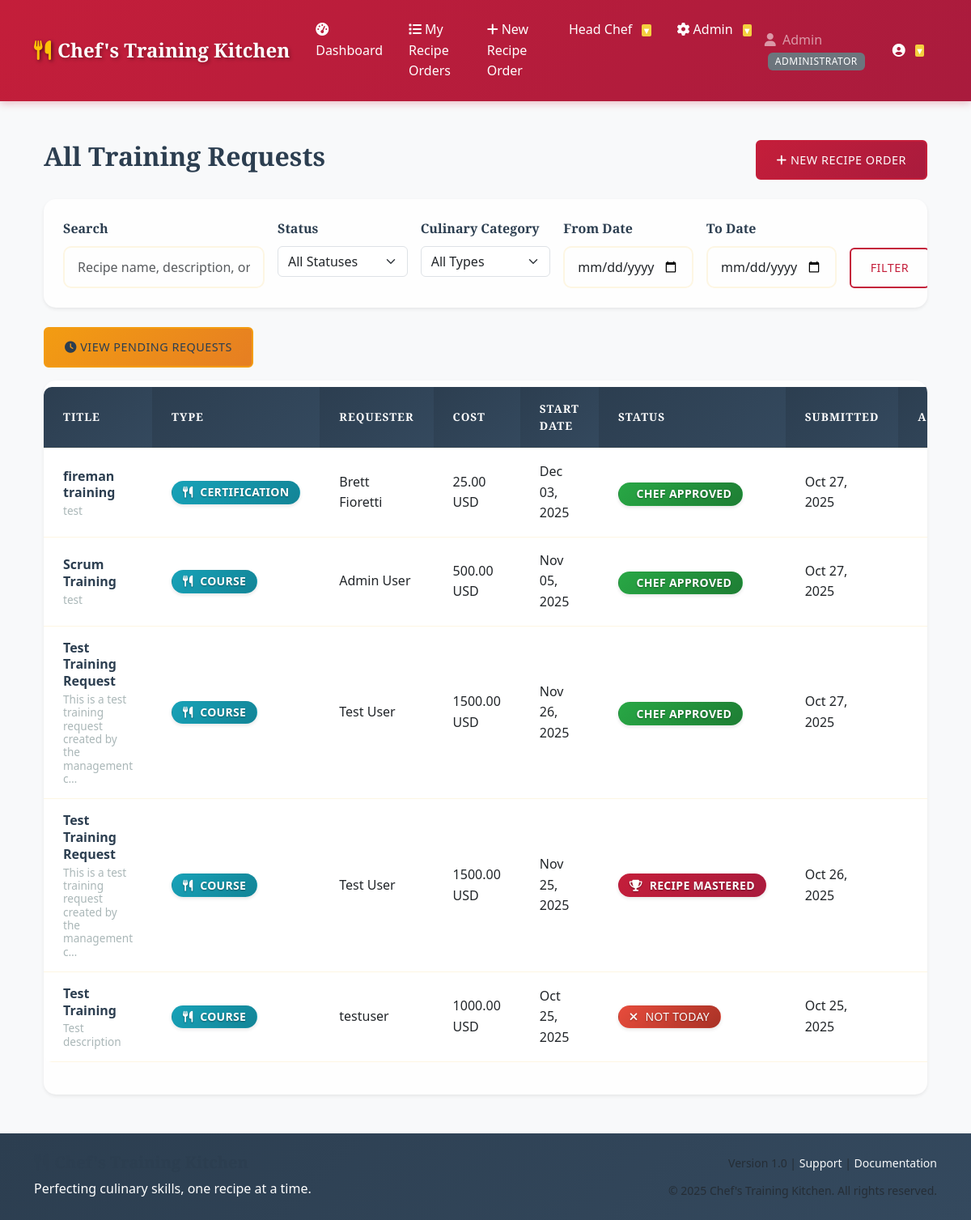
Screenshot of /requests/ (signed in) with the database file from the repository.
### accounts/models.py (models this page shows, shortened)
class UserProfile(models.Model):
    ROLE_CHOICES = [
        ('TEAM_MEMBER', 'Team Member'),
        ('LEADERSHIP', 'Leadership'),
        ('ADMIN', 'Administrator'),
    ]
    user = models.OneToOneField(User, on_delete=models.CASCADE)
    role = models.CharField(max_length=20, choices=ROLE_CHOICES, default='TEAM_MEMBER')
    is_active = models.BooleanField(default=True)
    created_at = models.DateTimeField(auto_now_add=True)
    updated_at = models.DateTimeField(auto_now=True)
    class Meta:
        verbose_name = "User Profile"
        verbose_name_plural = "User Profiles"

### training_requests/models.py (models this page shows, shortened)
class TrainingRequest(models.Model):
    TRAINING_TYPE_CHOICES = [
        ('CONFERENCE', 'Conference'),
        ('COURSE', 'Course'),
        ('CERTIFICATION', 'Certification'),
        ('WORKSHOP', 'Workshop'),
    ]
    STATUS_CHOICES = [
        ('PENDING', 'Pending'),
        ('APPROVED', 'Approved'),
        ('DENIED', 'Denied'),
        ('COMPLETED', 'Completed'),
    ]
    requester = models.ForeignKey(
        User,
        on_delete=models.CASCADE,
        related_name='training_requests',
        help_text="User who submitted the training request"
    )
    title = models.CharField(max_length=200, help_text="Training title or name")
    description = models.TextField(help_text="Detailed description of the training")
    training_type = models.CharField(
        max_length=20,
        choices=TRAINING_TYPE_CHOICES,
        help_text="Type of training being requested"
    )
    estimated_cost = models.DecimalField(
        max_digits=10,
        decimal_places=2,
        validators=[MinValueValidator(Decimal('0.00'))],
        help_text="Estimated cost in the specified currency"
    )
    currency = models.CharField(max_length=3, default='USD', help_text="Currency code (e.g., USD, EUR)")
    start_date = models.DateField(help_text="Training start date")
    end_date = models.DateField(help_text="Training end date")
    justification = models.TextField(help_text="Business justification for the training")
    status = models.CharField(
        max_length=20,
        choices=STATUS_CHOICES,
        default='PENDING',
        help_text="Current status of the request"
    )
    reviewer = models.ForeignKey(
        User,
        on_delete=models.SET_NULL,
        null=True,
        blank=True,
        related_name='reviewed_requests',
        help_text="Leadership member who reviewed the request"
    )
    review_comments = models.TextField(
        blank=True,
        help_text="Comments from the reviewer"
    )
    reviewed_at = models.DateTimeField(
        null=True,
        blank=True,
        help_text="When the request was reviewed"
    )
    completed_at = models.DateTimeField(
        null=True,
        blank=True,
        help_text="When the training was completed"
    )
    completion_notes = models.TextField(
        blank=True,
        help_text="Notes about the training completion"
    )
    supporting_documents = models.FileField(
        upload_to='training_requests/documents/',
        blank=True,
        null=True,
        validators=[
            FileExtensionValidator(
                allowed_extensions=['pdf', 'doc', 'docx', 'txt'],
                message="Only PDF, DOC, DOCX, and TXT files are allowed."
            ),
            validate_file_size
        ],
        help_text="Optional supporting documents (PDF, DOC, DOCX, TXT, up to 10MB)"
    )
    created_at = models.DateTimeField(auto_now_add=True)
    updated_at = models.DateTimeField(auto_now=True)
    class Meta:
        verbose_name = "Training Request"
        verbose_name_plural = "Training Requests"
        ordering = ['-created_at']

### training_requests/views.py (the view, shortened to what this page needs)
# urls.py: path('requests/', views.TrainingRequestListView.as_view(), name='request_list'),
class TrainingRequestListView(LoginRequiredMixin, ListView):
    model = TrainingRequest
    template_name = 'training_requests/request_list.html'
    context_object_name = 'requests'
    paginate_by = 10
    def get_queryset(self):
        queryset = TrainingRequest.objects.select_related('requester', 'reviewer')
        user_role = getattr(self.request.user.userprofile, 'role', 'TEAM_MEMBER')
        if user_role == 'TEAM_MEMBER':
            queryset = queryset.filter(requester=self.request.user)
        search_query = self.request.GET.get('search', '')
        status_filter = self.request.GET.get('status', '')
        if status_filter:
            queryset = queryset.filter(status=status_filter)
        type_filter = self.request.GET.get('training_type', '')
        if type_filter:
            queryset = queryset.filter(training_type=type_filter)
        date_from = self.request.GET.get('date_from', '')
        date_to = self.request.GET.get('date_to', '')
        if date_from:
            queryset = queryset.filter(start_date__gte=date_from)
        if date_to:
            queryset = queryset.filter(end_date__lte=date_to)
        return queryset.order_by('-created_at')
    def get_context_data(self, **kwargs):
        context = super().get_context_data(**kwargs)
        user_role = getattr(self.request.user.userprofile, 'role', 'TEAM_MEMBER')
        context['user_role'] = user_role
        context['is_leadership'] = user_role in ['LEADERSHIP', 'ADMIN']
        context['status_choices'] = TrainingRequest.STATUS_CHOICES
        context['training_type_choices'] = TrainingRequest.TRAINING_TYPE_CHOICES
        context['current_filters'] = {
            'search': self.request.GET.get('search', ''),
            'status': self.request.GET.get('status', ''),
            'training_type': self.request.GET.get('training_type', ''),
            'date_from': self.request.GET.get('date_from', ''),
            'date_to': self.request.GET.get('date_to', ''),
        }
        if user_role == 'TEAM_MEMBER':
            context['page_title'] = 'My Training Requests'
        else:
            context['page_title'] = 'All Training Requests'
        return context

### templates/training_requests/request_list.html (shortened to what this page needs)
{% extends 'base.html' %}
{% load static %}
{% block content %}
<div class="container mt-4">
    <div class="d-flex justify-content-between align-items-center mb-4">
        <h2>{{ page_title }}</h2>
        <a href="{% url 'training_requests:create_request' %}" class="btn btn-primary">
            <i class="fas fa-plus"></i> New Recipe Order
        </a>
    </div>
    <div class="card mb-4">
        <div class="card-body">
            <form method="get" class="row g-3">
                <div class="col-md-3">
                    <label for="search" class="form-label">Search</label>
                    <input type="text" class="form-control" id="search" name="search"
                           value="{{ current_filters.search }}" placeholder="Recipe name, description, or chef">
                </div>
                <div class="col-md-2">
                    <label for="status" class="form-label">Status</label>
                    <select class="form-select" id="status" name="status">
                        <option value="">All Statuses</option>
                    </select>
                </div>
                <div class="col-md-2">
                    <label for="training_type" class="form-label">Culinary Category</label>
                    <select class="form-select" id="training_type" name="training_type">
                        <option value="">All Types</option>
                    </select>
                </div>
                <div class="col-md-2">
                    <label for="date_from" class="form-label">From Date</label>
                    <input type="date" class="form-control" id="date_from" name="date_from"
                           value="{{ current_filters.date_from }}">
                </div>
                <div class="col-md-2">
                    <label for="date_to" class="form-label">To Date</label>
                    <input type="date" class="form-control" id="date_to" name="date_to"
                           value="{{ current_filters.date_to }}">
                </div>
                <div class="col-md-1 d-flex align-items-end">
                    <button type="submit" class="btn btn-outline-primary me-2">Filter</button>
                </div>
            </form>
        </div>
    </div>
    {% if is_leadership %}
        <div class="row mb-3">
            <div class="col-md-12">
                <a href="{% url 'training_requests:pending_requests' %}" class="btn btn-warning">
                    <i class="fas fa-clock"></i> View Pending Requests
                </a>
            </div>
        </div>
    {% endif %}
    {% if requests %}
        <div class="card">
            <div class="card-body">
                <div class="table-responsive">
                    <table class="table table-hover mb-0">
                        <thead class="table-light">
                            <tr>
                                <th>Title</th>
                                <th>Type</th>
                                {% if is_leadership %}
                                    <th>Requester</th>
                                {% endif %}
                                <th>Cost</th>
                                <th>Start Date</th>
                                <th>Status</th>
                                <th>Submitted</th>
                                <th class="text-center">Actions</th>
                            </tr>
                        </thead>
                        <tbody>
                            {% for request in requests %}
                                <tr>
                                    <td>
                                        <div class="request-title-cell">
                                            <div class="request-title">{{ request.title }}</div>
                                            {% if request.description %}
                                                <div class="request-description">{{ request.description|truncatechars:60 }}</div>
                                            {% endif %}
                                        </div>
                                    </td>
                                    <td>
                                        <span class="badge bg-info">
                                            <i class="fas fa-utensils me-1"></i>{{ request.get_training_type_display }}
                                        </span>
                                    </td>
                                    {% if is_leadership %}
                                        <td>{{ request.requester.get_full_name|default:request.requester.username }}</td>
                                    {% endif %}
                                    <td>{{ request.estimated_cost }} {{ request.currency }}</td>
                                    <td>{{ request.start_date|date:"M d, Y" }}</td>
                                    <td>
                                        {% if request.status == 'PENDING' %}
                                            <span class="badge bg-warning">
                                                <i class="fas fa-clock me-1"></i>In Kitchen Queue
                                            </span>
                                        {% elif request.status == 'APPROVED' %}
                                            <span class="badge bg-success">
                                                Chef Approved
                                            </span>
                                        {% elif request.status == 'DENIED' %}
                                            <span class="badge bg-danger">
                                                <i class="fas fa-times me-1"></i>Not Today
                                            </span>
                                        {% elif request.status == 'COMPLETED' %}
                                            <span class="badge bg-primary">
                                                <i class="fas fa-trophy me-1"></i>Recipe Mastered
                                            </span>
                                        {% endif %}
                                    </td>
                                    <td>{{ request.created_at|date:"M d, Y" }}</td>
                                    <td class="text-center">
                                        <div class="d-flex align-items-center justify-content-center gap-2">
                                        </div>
                                    </td>
                                </tr>
                            {% endfor %}
                        </tbody>
                    </table>
                </div>
            </div>
        </div>
    {% endif %}
</div>
{% endblock %}

### templates/base.html (shortened to what this page needs)
<!DOCTYPE html>
<html lang="en">
<head>
    <link href="https://cdn.jsdelivr.net/npm/bootstrap@5.3.0/dist/css/bootstrap.min.css" rel="stylesheet">
    <link rel="stylesheet" href="https://cdnjs.cloudflare.com/ajax/libs/font-awesome/6.4.0/css/all.min.css">
    {% load static %}
    <link rel="stylesheet" href="{% static 'css/restaurant-theme.css' %}">
    <link rel="stylesheet" href="{% static 'css/restaurant-animations.css' %}">
</head>
<body>
    <nav class="navbar navbar-expand-lg navbar-dark bg-dark">
        <div class="container">
            <a class="navbar-brand" href="{% if user.is_authenticated %}{% url 'training_requests:dashboard' %}{% else %}{% url 'accounts:login' %}{% endif %}">
                <i class="fas fa-utensils me-2"></i>Chef's Training Kitchen
            </a>
            {% if user.is_authenticated %}
            <div class="collapse navbar-collapse" id="navbarNav">
                <ul class="navbar-nav me-auto">
                    <li class="nav-item">
                        <a class="nav-link" href="{% url 'training_requests:dashboard' %}">
                            <i class="fas fa-tachometer-alt me-1"></i>Dashboard
                        </a>
                    </li>
                    <li class="nav-item">
                        <a class="nav-link" href="{% url 'training_requests:request_list' %}">
                            <i class="fas fa-list me-1"></i>My Recipe Orders
                        </a>
                    </li>
                    <li class="nav-item">
                        <a class="nav-link" href="{% url 'training_requests:create_request' %}">
                            <i class="fas fa-plus me-1"></i>New Recipe Order
                        </a>
                    </li>
                    {% if user.userprofile.role == 'LEADERSHIP' or user.userprofile.role == 'ADMIN' %}
                    <li class="nav-item dropdown">
                        <a class="nav-link dropdown-toggle position-relative" href="#" id="leadershipDropdown" role="button" data-bs-toggle="dropdown">
                            Head Chef
                        </a>
                    </li>
                    {% endif %}
                    {% if user.userprofile.role == 'ADMIN' %}
                    <li class="nav-item dropdown">
                        <a class="nav-link dropdown-toggle" href="#" id="adminDropdown" role="button" data-bs-toggle="dropdown">
                            <i class="fas fa-cog me-1"></i>Admin
                        </a>
                    </li>
                    {% endif %}
                </ul>
                <div class="navbar-nav user-info">
                    <div class="navbar-text">
                        <i class="fas fa-user me-1"></i>
                        {{ user.first_name|default:user.username }}
                        {% if user.userprofile %}
                            <span class="badge bg-secondary role-badge ms-1">{{ user.userprofile.get_role_display }}</span>
                        {% endif %}
                    </div>
                    <div class="nav-item dropdown">
                        <a class="nav-link dropdown-toggle" href="#" id="userDropdown" role="button" data-bs-toggle="dropdown">
                            <i class="fas fa-user-circle"></i>
                        </a>
                    </div>
                </div>
            </div>
            {% endif %}
        </div>
    </nav>
    <div class="container mt-4">
        {% block content %}
        {% endblock %}
    </div>
    {% include 'components/footer.html' %}
    {% load static %}
</body>
</html>

### rows the page displays
TrainingRequest: title "fireman training", description "test", training_type "CERTIFICATION", requester.get_full_name "Brett Fioretti", estimated_cost "25.00", currency "USD", start_date "Dec 03, 2025", status "CHEF APPROVED", created_at "Oct 27, 2025"
TrainingRequest: title "Scrum Training", description "test", training_type "COURSE", requester.get_full_name "Admin User", estimated_cost "500.00", currency "USD", start_date "Nov 05, 2025", status "CHEF APPROVED", created_at "Oct 27, 2025"
TrainingRequest: title "Test Training Request", description "This is a test training request created by the management c…", training_type "COURSE", requester.get_full_name "Test User", estimated_cost "1500.00", currency "USD", start_date "Nov 26, 2025", status "CHEF APPROVED", created_at "Oct 27, 2025"
TrainingRequest: title "Test Training Request", description "This is a test training request created by the management c…", training_type "COURSE", requester.get_full_name "Test User", estimated_cost "1500.00", currency "USD", start_date "Nov 25, 2025", status "COMPLETED" (drawn), created_at "Oct 26, 2025"
TrainingRequest: title "Test Training", description "Test description", training_type "COURSE", requester.get_full_name "testuser", estimated_cost "1000.00", currency "USD", start_date "Oct 25, 2025", status "DENIED" (drawn), created_at "Oct 25, 2025"

### other values shown
{{ user.first_name|default:user.username }} "Admin"
{{ user.userprofile.get_role_display }} "ADMINISTRATOR"
{{ page_title }} "All Training Requests"
